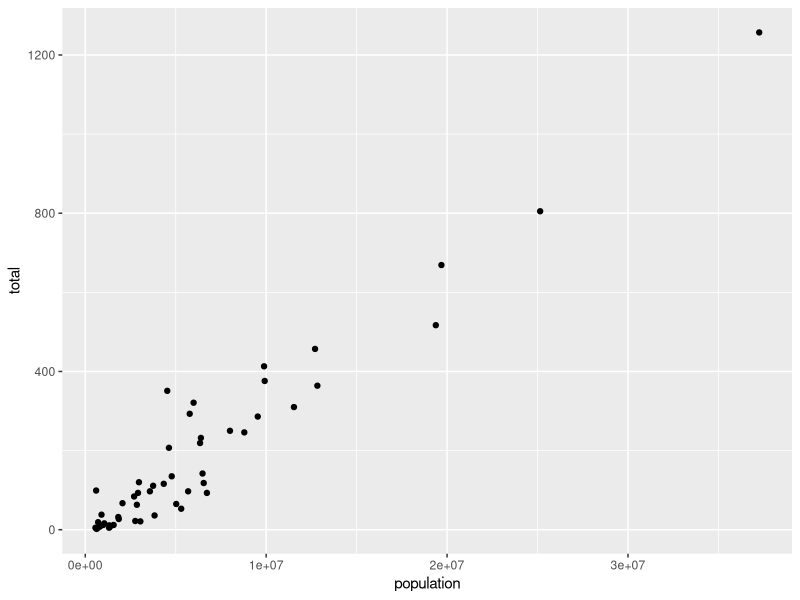
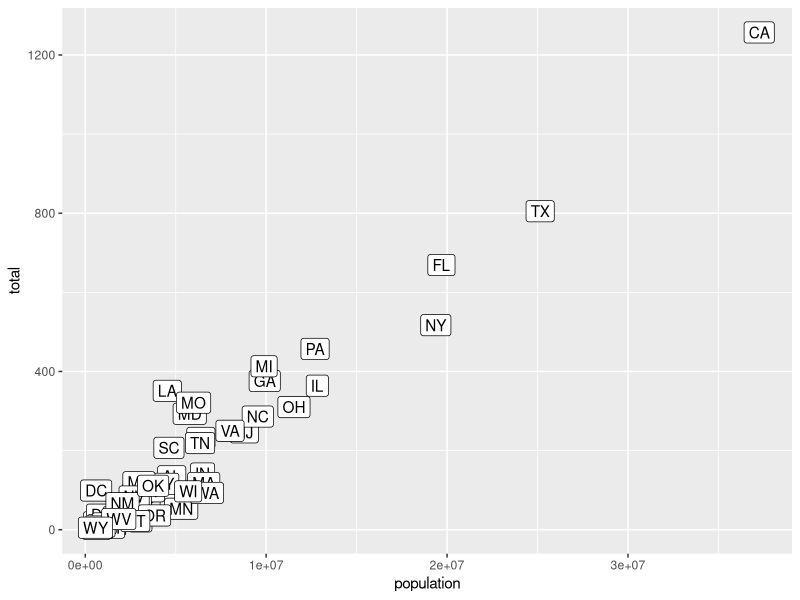
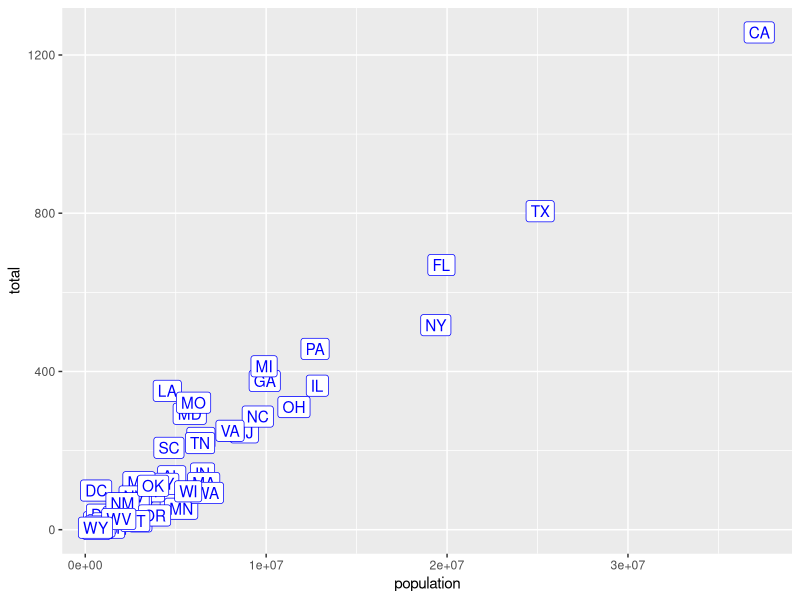
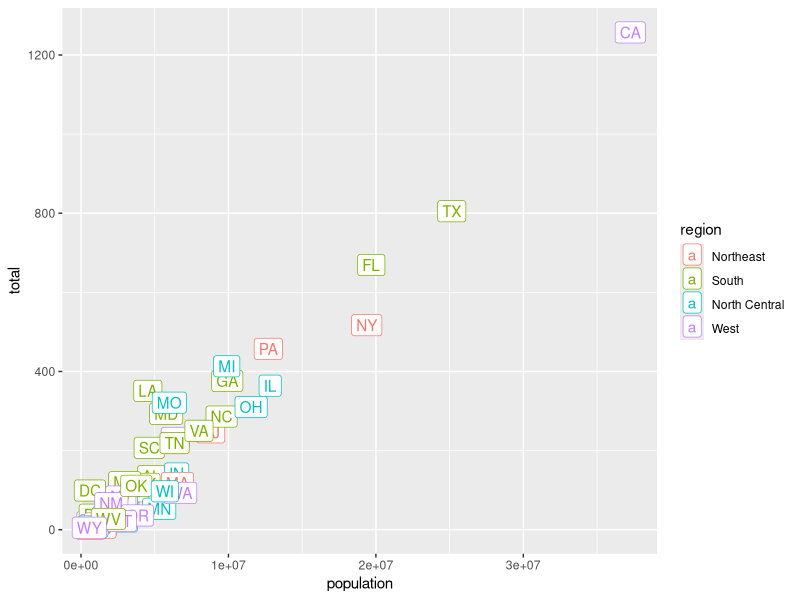
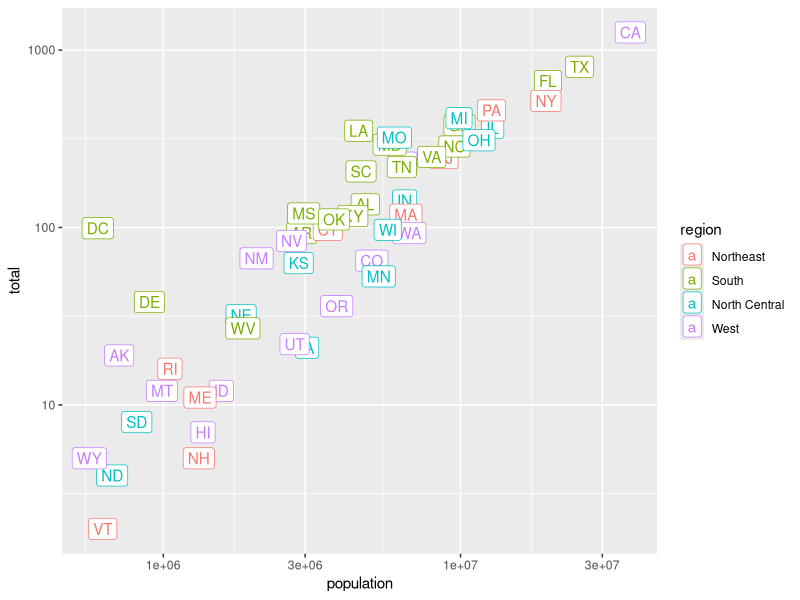
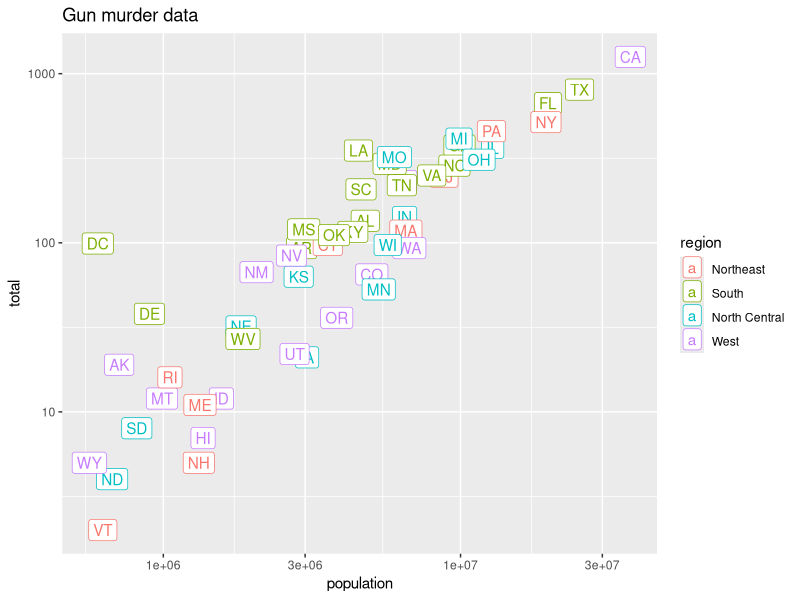
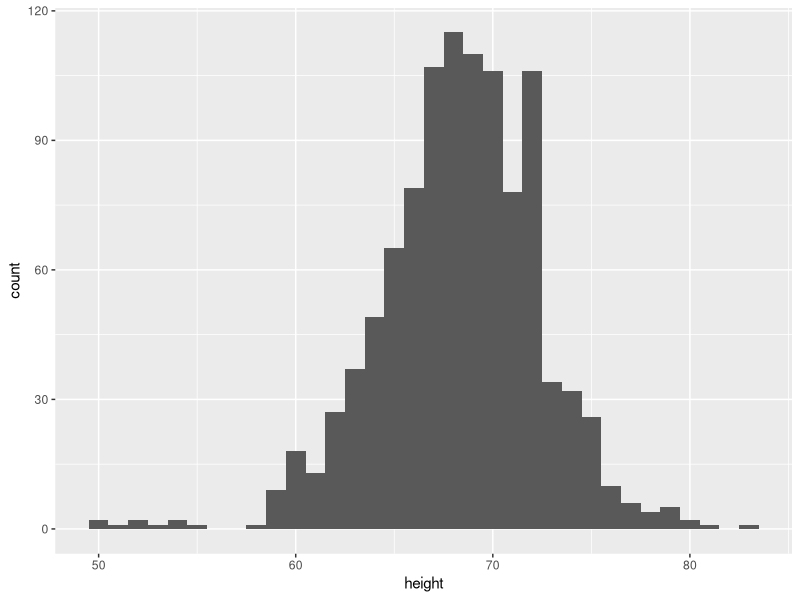
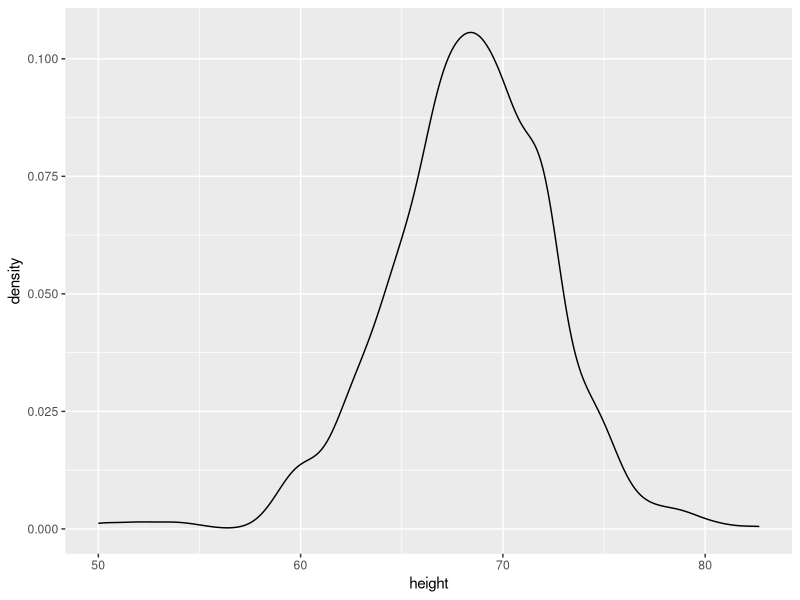

R code for these plots, in order:
#Sue Wallace 
#7.6.2019

#Libraries----

library(tidyverse)
library(dslabs)
library(ggthemes)
library(ggrepel)

#Cheatsheet
#https://www.rstudio.com/wp-content/uploads/2015/03/ggplot2-cheatsheet.pdf

data(murders)

# class

data(heights)
data(murders)
p <- ggplot(murders)

class(p)

## Fill in the blanks
murders %>% ggplot(aes(x = population, y =total )) +
  geom_point()

names(murders)

#add a label to the aes ----

## edit the next line to add the label

murders %>% 
  ggplot(aes(population, total , label = abb)) + geom_label()

# adding colour----

murders %>% ggplot(aes(population, total, label= abb)) +
  geom_label(color = "blue") #this changes all points to blue

## colour is called within the aes this time in order to map a region

murders %>% ggplot(aes(population, total, label = abb, color = region)) +
  geom_label()

# Adding a scale----

p <- murders %>% ggplot(aes(population, total, label = abb, color = region)) + geom_label()
## add layers to p here

p +
  scale_x_log10() +
  scale_y_log10()

#add a title

p <- murders %>% ggplot(aes(population, total, label = abb, color = region)) +
  geom_label()
# add a layer to add title to the next line
p + scale_x_log10() + 
  scale_y_log10() +
  ggtitle("Gun murder data")

# Histograms----

data(heights)

# define p here
p <- heights %>%
  ggplot(aes(height))+
  geom_histogram()

# add a binwidth

p <- heights %>% 
  ggplot(aes(height))
## add the geom_histogram layer but with the requested argument

p + geom_histogram (binwidth = 1)

# density plot

## add the correct layer using +
heights %>% 
  ggplot(aes(height)) +
  geom_density ()

#grouping----

## add the group argument then a layer with +
heights %>% 
  ggplot(aes(height, group = sex)) +
  geom_density ()

names(heights)

# using colour to group rather than group itself

## edit the next line to use color instead of group then add a density layer
heights %>% 
  ggplot(aes(height, color = sex)) +
  geom_density ()

# Using #alpha' sp that colours don't overlap

#without alpha

heights %>% 
  ggplot(aes(height)) + 
  geom_density(alpha = 0.2)

#with alpha

heights %>% 
  ggplot(aes(height, fill = sex)) + 
  geom_density(alpha = 0.2)
